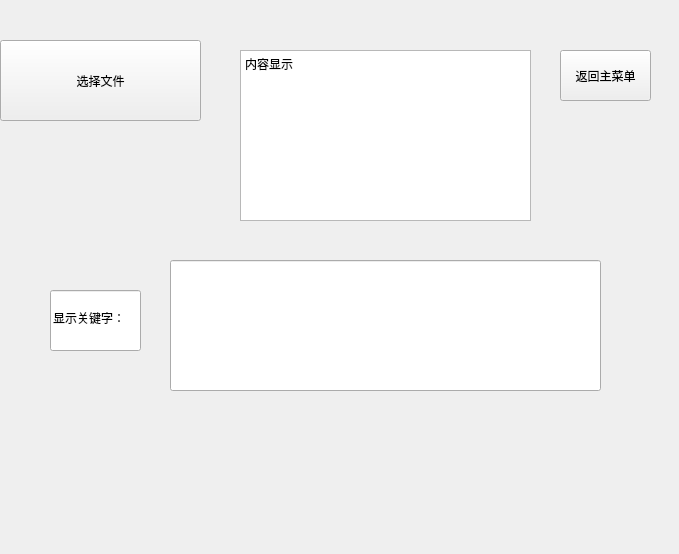
<?xml version="1.0" encoding="UTF-8"?>
<ui version="4.0">
 <class>widget3</class>
 <widget class="QWidget" name="widget3">
  <property name="geometry">
   <rect>
    <x>0</x>
    <y>0</y>
    <width>679</width>
    <height>554</height>
   </rect>
  </property>
  <property name="windowTitle">
   <string>Form</string>
  </property>
  <widget class="QPushButton" name="pushButton">
   <property name="geometry">
    <rect>
     <x>0</x>
     <y>40</y>
     <width>201</width>
     <height>81</height>
    </rect>
   </property>
   <property name="styleSheet">
    <string notr="true">font: 18pt &quot;Arial&quot;;</string>
   </property>
   <property name="text">
    <string>选择文件</string>
   </property>
  </widget>
  <widget class="QLineEdit" name="lineEdit_2">
   <property name="geometry">
    <rect>
     <x>170</x>
     <y>260</y>
     <width>431</width>
     <height>131</height>
    </rect>
   </property>
   <property name="styleSheet">
    <string notr="true">font: 16pt &quot;Arial&quot;;</string>
   </property>
   <property name="text">
    <string/>
   </property>
  </widget>
  <widget class="QPushButton" name="pushButton_2">
   <property name="geometry">
    <rect>
     <x>560</x>
     <y>50</y>
     <width>91</width>
     <height>51</height>
    </rect>
   </property>
   <property name="text">
    <string>返回主菜单</string>
   </property>
  </widget>
  <widget class="QLineEdit" name="lineEdit_3">
   <property name="geometry">
    <rect>
     <x>50</x>
     <y>290</y>
     <width>91</width>
     <height>61</height>
    </rect>
   </property>
   <property name="text">
    <string>显示关键字：</string>
   </property>
  </widget>
  <widget class="QTextEdit" name="textEdit">
   <property name="geometry">
    <rect>
     <x>240</x>
     <y>50</y>
     <width>291</width>
     <height>171</height>
    </rect>
   </property>
   <property name="html">
    <string>&lt;!DOCTYPE HTML PUBLIC &quot;-//W3C//DTD HTML 4.0//EN&quot; &quot;http://www.w3.org/TR/REC-html40/strict.dtd&quot;&gt;
&lt;html&gt;&lt;head&gt;&lt;meta name=&quot;qrichtext&quot; content=&quot;1&quot; /&gt;&lt;style type=&quot;text/css&quot;&gt;
p, li { white-space: pre-wrap; }
&lt;/style&gt;&lt;/head&gt;&lt;body style=&quot; font-family:'SimSun'; font-size:9pt; font-weight:400; font-style:normal;&quot;&gt;
&lt;p style=&quot; margin-top:0px; margin-bottom:0px; margin-left:0px; margin-right:0px; -qt-block-indent:0; text-indent:0px;&quot;&gt;内容显示&lt;/p&gt;&lt;/body&gt;&lt;/html&gt;</string>
   </property>
  </widget>
 </widget>
 <resources/>
 <connections/>
</ui>
